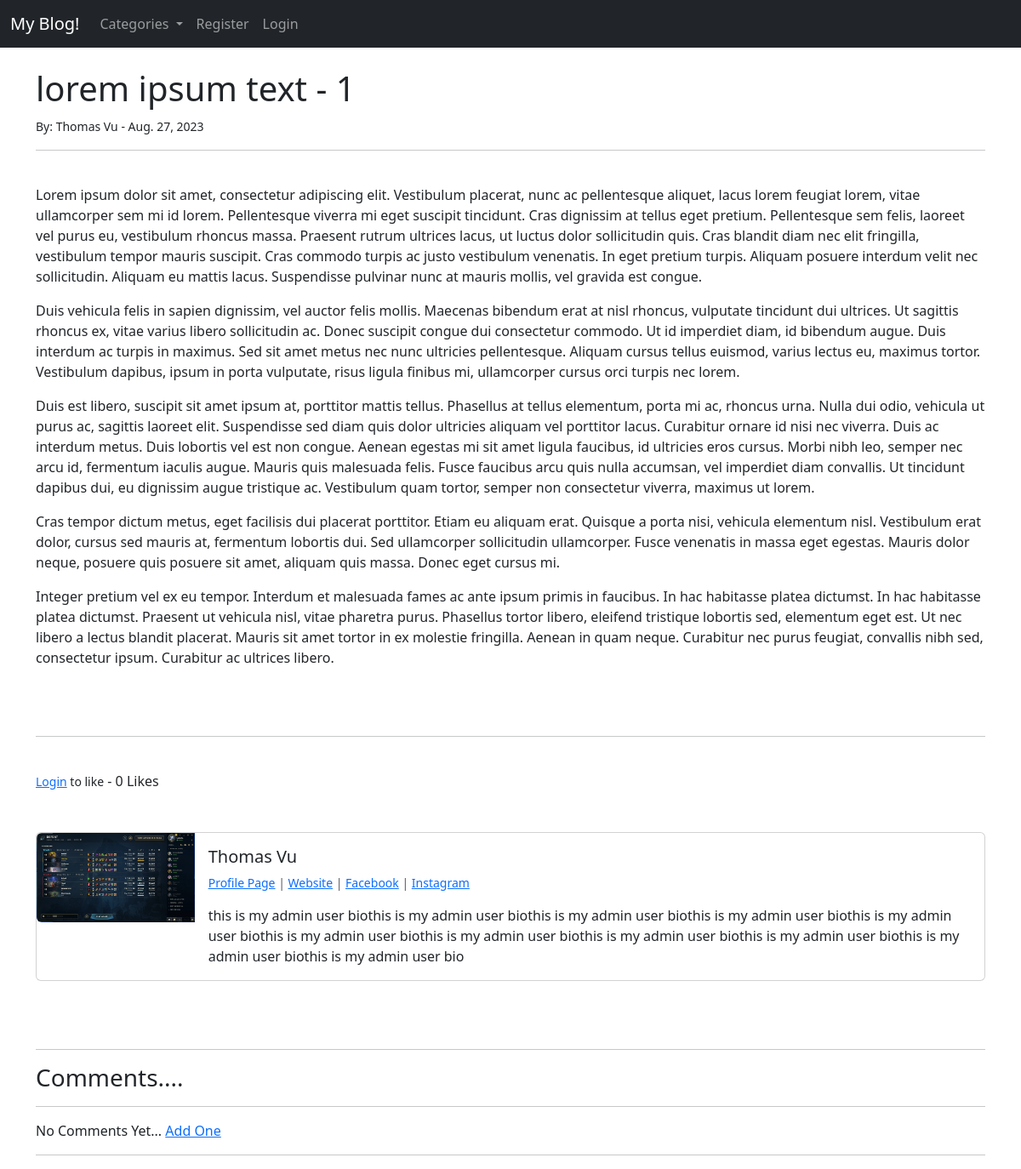
Page /article/10 on the earlier database version.
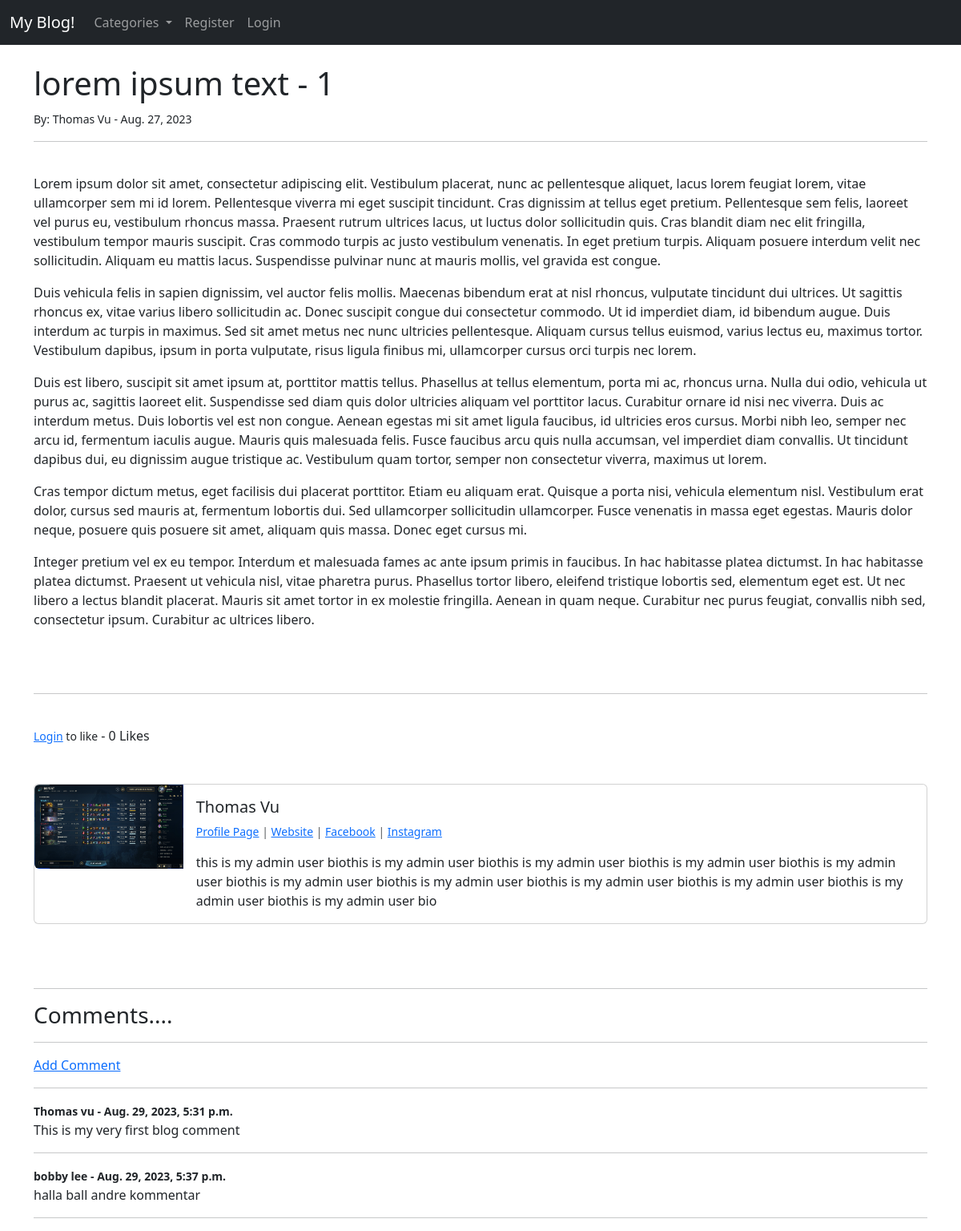
Same page on the later database version.
### theblog/models.py (models this page shows, shortened)
class Post(models.Model):
    title = models.CharField(max_length=255)
    header_image = models.ImageField(null=True, blank=True, upload_to="images/")
    title_tag = models.CharField(max_length=255)
    author = models.ForeignKey(User, on_delete=models.CASCADE)
    body = RichTextField(blank=True, null=True)
    post_date = models.DateField(auto_now_add=True)
    category = models.CharField(max_length=255, default='uncategorized')
    snippet = models.CharField(max_length=255)
    likes = models.ManyToManyField(User, related_name='blog_posts')
    def total_likes(self):
        return self.likes.count()

class Profile(models.Model):
    user = models.OneToOneField(User, null=True, on_delete=models.CASCADE)
    bio = models.TextField()
    profile_pic = models.ImageField(null=True, blank=True, upload_to="images/profile/")
    website_url = models.CharField(max_length=255, null=True, blank=True)
    fb_url = models.CharField(max_length=255, null=True, blank=True)
    twitter_url = models.CharField(max_length=255, null=True, blank=True)
    instagram_url = models.CharField(max_length=255, null=True, blank=True)

class Comment(models.Model):
    post = models.ForeignKey(Post, related_name="comments", on_delete=models.CASCADE)
    name = models.CharField(max_length=255)
    body = models.TextField()
    date_added = models.DateTimeField(auto_now_add=True)

### theblog/views.py (the view)
# urls.py: path('article/<int:pk>', ArticleDetailView.as_view(), name="article-detail"),
class ArticleDetailView(DetailView):
    model = Post
    template_name = 'article_details.html'
    def get_context_data(self, *args, **kwargs):
        cat_menu = Category.objects.all()
        context = super(ArticleDetailView, self).get_context_data(*args, **kwargs)
        current_post_id = get_object_or_404(Post, id=self.kwargs['pk'])
        total_likes = current_post_id.total_likes()
        liked = False
        if current_post_id.likes.filter(id=self.request.user.id).exists():
            liked = True
        context["cat_menu"] = cat_menu
        context["total_likes"] = total_likes
        context["liked"] = liked
        return context

### theblog/models.py (called while the page is built)
    def __str__(self) -> str:
        return self.name

### theblog/templates/article_details.html (shortened to what this page needs)
{% extends 'base.html' %}
{% load static %}
{% block content %}
<h1>{{ post.title }} - {{ post.author.id }} </h1>
<small>By: {{ post.author.first_name }}
    {{ post.author.last_name }}
    - {{ post.post_date }}
</small><br/>
<hr>
<br/>
{{ post.body|safe }}
<br/><br/>
<hr>
<br/>
<form action="{% url 'like_post' post.pk %}" method="POST">
    {% if user.is_authenticated %}
        {% if liked %}
            <button type="submit", name="post_id", value="{{ post.id }}", class="btn btn-danger btn-sm">Unlike</button>
        {% else %}
        <button type="submit", name="post_id", value="{{ post.id }}", class="btn btn-primary btn-sm">Like</button>
        {% endif %}
    {% else %}
    <small><a href="{% url 'login' %}">Login</a> to like</small>
    {% endif %}
    - {{ total_likes }} Likes
</form>
<br/><br/>
<div class="card mb-3">
    <div class="row g-0">
      <div class="col-md-2">
        {% if post.author.profile.profile_pic %}
        <img src="{{ post.author.profile.profile_pic.url }}" class="img-fluid rounded-start" width="300px">
        {% else %}
        <img src="{% static 'theblog/images/default_profile_pig.jpg' %}" class="img-fluid rounded-start" width="300px">
        {% endif %}
      </div>
      <div class="col-md-10">
        <div class="card-body">
          <h5 class="card-title">{{ post.author.first_name }} {{ post.author.last_name }}</h5>
          <p class="small text-muted">
                <a href="{% url 'show_profile_page' post.author.profile.id %}">Profile Page</a> |
            {% if post.author.profile.website_url %}
                <a href="{{ post.author.profile.website_url }}">Website</a> |
            {% endif %}
            {% if post.author.profile.fb_url %}
                <a href="{{ post.author.profile.fb_url }}">Facebook</a> |
            {% endif %}
            {% if post.author.profile.instagram_url %}
                <a href="{{ post.author.profile.instagram_url }}">Instagram</a></p>
            {% endif %}
          <p class="card-text">{{ post.author.profile.bio }}</p>
        </div>
      </div>
    </div>
  </div>
  <br/><br/>
  <hr>
  <h3>Comments....</h3>
  <hr>
  {% if not post.comments.all %}
    No Comments Yet... <a href="{% url 'add_comment' post.pk %}">Add One</a>
    <hr>
  {% else %}
  <a href="{% url 'add_comment' post.pk %}">Add Comment</a><br/>
  <hr>
    {% for comment in post.comments.all %}
      <strong><small>{{ comment.name }} - {{comment.date_added }}</small></strong><br/>
        {{ comment.body }}
        <hr>
  {% endfor %}
  {% endif %}
{% endblock %}

### theblog/templates/base.html (shortened to what this page needs)
<!doctype html>
<html lang="en">
  <head>
    <link href="https://cdn.jsdelivr.net/npm/bootstrap@5.3.1/dist/css/bootstrap.min.css" rel="stylesheet">
  </head>
  <body>
    <nav class="navbar navbar-expand-lg navbar-dark bg-dark">
        <div class="container-fluid">
          <a class="navbar-brand" href="{% url 'home' %}">My Blog!</a>
          <div class="collapse navbar-collapse" id="navbarSupportedContent">
            <ul class="navbar-nav me-auto mb-2 mb-lg-0">
              {% if cat_menu %}
              <li class="nav-item dropdown">
                <a class="nav-link dropdown-toggle" href="#" role="button" data-bs-toggle="dropdown" aria-expanded="false">
                  Categories
                </a>
              </li>
              {% else %}
              <li class="nav-item">
                <a class="nav-link" href="{% url 'category_list' %}">Categories</a>
              </li>
              {% endif %}
              {% if user.is_authenticated %}
                <li class="nav-item">
                  <a class="nav-link" href="{% url 'add_post' %}">Add Post</a>
                </li>
                <li class="nav-item">
                  <a class="nav-link" href="{% url 'add_category' %}">Add Category</a>
                </li>
              {% else %}
              <li class="nav-item">
                <a class="nav-link" href="{% url 'register' %}">Register</a>
              </li>
              <li class="nav-item">
                <a class="nav-link" href="{% url 'login' %}">Login</a>
              </li>
              {% endif %}
            </ul>
          </div>
        </div>
      </nav>
    <br/>
    <div class="container">
        {% block content %}
        {% endblock %}
    </div>
  </body>
</html>

Differences in the rows shown:
added Comment: name "Thomas vu", date_added "Aug. 29, 2023, 5:31 p.m.", body "This is my very first blog comment"
added Comment: name "bobby lee", date_added "Aug. 29, 2023, 5:37 p.m.", body "halla ball andre kommentar"
Other differences:
text no longer shown: "No Comments Yet... Add One"
text now shown: "Add Comment"
